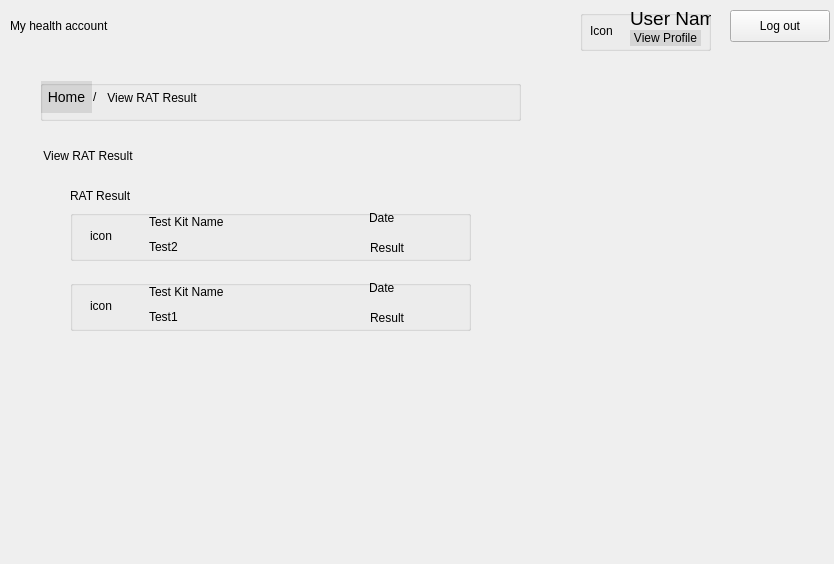
<?xml version="1.0" encoding="UTF-8"?>
<ui version="4.0">
 <class>UserCovid19TestResult</class>
 <widget class="QDialog" name="UserCovid19TestResult">
  <property name="geometry">
   <rect>
    <x>0</x>
    <y>0</y>
    <width>834</width>
    <height>564</height>
   </rect>
  </property>
  <property name="windowTitle">
   <string>Dialog</string>
  </property>
  <widget class="QLabel" name="label_7">
   <property name="geometry">
    <rect>
     <x>40</x>
     <y>140</y>
     <width>201</width>
     <height>31</height>
    </rect>
   </property>
   <property name="styleSheet">
    <string notr="true">font: 18pt &quot;.AppleSystemUIFont&quot;;</string>
   </property>
   <property name="text">
    <string> View RAT Result</string>
   </property>
  </widget>
  <widget class="QGroupBox" name="groupBox">
   <property name="geometry">
    <rect>
     <x>70</x>
     <y>210</y>
     <width>401</width>
     <height>51</height>
    </rect>
   </property>
   <property name="title">
    <string/>
   </property>
   <widget class="QLabel" name="labelRatKitImage1">
    <property name="geometry">
     <rect>
      <x>20</x>
      <y>5</y>
      <width>41</width>
      <height>41</height>
     </rect>
    </property>
    <property name="text">
     <string>icon</string>
    </property>
   </widget>
   <widget class="QLabel" name="labelTestKitName2">
    <property name="geometry">
     <rect>
      <x>79</x>
      <y>2</y>
      <width>97</width>
      <height>19</height>
     </rect>
    </property>
    <property name="styleSheet">
     <string notr="true">font: 16pt &quot;.AppleSystemUIFont&quot;;</string>
    </property>
    <property name="text">
     <string>Test Kit Name</string>
    </property>
   </widget>
   <widget class="QLabel" name="label_3">
    <property name="geometry">
     <rect>
      <x>79</x>
      <y>29</y>
      <width>33</width>
      <height>16</height>
     </rect>
    </property>
    <property name="text">
     <string>Test2</string>
    </property>
   </widget>
   <widget class="QLabel" name="labelRAT2Date">
    <property name="geometry">
     <rect>
      <x>299</x>
      <y>0</y>
      <width>91</width>
      <height>16</height>
     </rect>
    </property>
    <property name="text">
     <string>Date</string>
    </property>
   </widget>
   <widget class="QLabel" name="labelRAT2Result">
    <property name="geometry">
     <rect>
      <x>300</x>
      <y>30</y>
      <width>101</width>
      <height>16</height>
     </rect>
    </property>
    <property name="text">
     <string>Result</string>
    </property>
   </widget>
  </widget>
  <widget class="QLabel" name="label_11">
   <property name="geometry">
    <rect>
     <x>70</x>
     <y>180</y>
     <width>201</width>
     <height>31</height>
    </rect>
   </property>
   <property name="styleSheet">
    <string notr="true">font: 16pt &quot;.AppleSystemUIFont&quot;;</string>
   </property>
   <property name="text">
    <string>RAT Result</string>
   </property>
  </widget>
  <widget class="QGroupBox" name="groupBox_3">
   <property name="geometry">
    <rect>
     <x>70</x>
     <y>280</y>
     <width>401</width>
     <height>51</height>
    </rect>
   </property>
   <property name="title">
    <string/>
   </property>
   <widget class="QLabel" name="labelRatKitImage2">
    <property name="geometry">
     <rect>
      <x>20</x>
      <y>5</y>
      <width>41</width>
      <height>41</height>
     </rect>
    </property>
    <property name="text">
     <string>icon</string>
    </property>
   </widget>
   <widget class="QLabel" name="labelTestKitName1">
    <property name="geometry">
     <rect>
      <x>79</x>
      <y>2</y>
      <width>97</width>
      <height>19</height>
     </rect>
    </property>
    <property name="styleSheet">
     <string notr="true">font: 16pt &quot;.AppleSystemUIFont&quot;;</string>
    </property>
    <property name="text">
     <string>Test Kit Name</string>
    </property>
   </widget>
   <widget class="QLabel" name="label_14">
    <property name="geometry">
     <rect>
      <x>79</x>
      <y>29</y>
      <width>33</width>
      <height>16</height>
     </rect>
    </property>
    <property name="text">
     <string>Test1</string>
    </property>
   </widget>
   <widget class="QLabel" name="labelRAT1Date">
    <property name="geometry">
     <rect>
      <x>299</x>
      <y>0</y>
      <width>91</width>
      <height>16</height>
     </rect>
    </property>
    <property name="text">
     <string>Date</string>
    </property>
   </widget>
   <widget class="QLabel" name="labelRAT1Result">
    <property name="geometry">
     <rect>
      <x>300</x>
      <y>30</y>
      <width>101</width>
      <height>16</height>
     </rect>
    </property>
    <property name="text">
     <string>Result</string>
    </property>
   </widget>
  </widget>
  <widget class="QGroupBox" name="groupBox_2">
   <property name="geometry">
    <rect>
     <x>40</x>
     <y>80</y>
     <width>481</width>
     <height>41</height>
    </rect>
   </property>
   <property name="title">
    <string/>
   </property>
   <widget class="QLabel" name="label_9">
    <property name="geometry">
     <rect>
      <x>53</x>
      <y>9</y>
      <width>16</width>
      <height>16</height>
     </rect>
    </property>
    <property name="text">
     <string>/</string>
    </property>
   </widget>
   <widget class="QLabel" name="label_10">
    <property name="geometry">
     <rect>
      <x>64</x>
      <y>10</y>
      <width>241</width>
      <height>16</height>
     </rect>
    </property>
    <property name="text">
     <string> View RAT Result</string>
    </property>
   </widget>
   <widget class="QPushButton" name="pushButtonHome">
    <property name="geometry">
     <rect>
      <x>1</x>
      <y>1</y>
      <width>51</width>
      <height>32</height>
     </rect>
    </property>
    <property name="styleSheet">
     <string notr="true">QPushButton {
	background-color: rgb(0, 0, 0,0.1); 
	border: none; 
	color: rgb(0, 0, 0); 
	font: 14px;
} 

QPushButton:hover { 
	background-color: rgb(0, 0, 0, 0.1); 
	border: none; 
	color: rgb(0, 43, 255); 
}</string>
    </property>
    <property name="text">
     <string>Home</string>
    </property>
   </widget>
  </widget>
  <widget class="QPushButton" name="pushButtonLogout">
   <property name="geometry">
    <rect>
     <x>730</x>
     <y>10</y>
     <width>100</width>
     <height>32</height>
    </rect>
   </property>
   <property name="text">
    <string>Log out</string>
   </property>
  </widget>
  <widget class="QLabel" name="label_6">
   <property name="geometry">
    <rect>
     <x>10</x>
     <y>10</y>
     <width>201</width>
     <height>31</height>
    </rect>
   </property>
   <property name="styleSheet">
    <string notr="true">font: 24pt &quot;.AppleSystemUIFont&quot;;</string>
   </property>
   <property name="text">
    <string>My health account </string>
   </property>
  </widget>
  <widget class="QGroupBox" name="groupBox_6">
   <property name="geometry">
    <rect>
     <x>580</x>
     <y>10</y>
     <width>131</width>
     <height>41</height>
    </rect>
   </property>
   <property name="title">
    <string/>
   </property>
   <widget class="QLabel" name="labelUserName">
    <property name="geometry">
     <rect>
      <x>50</x>
      <y>0</y>
      <width>91</width>
      <height>16</height>
     </rect>
    </property>
    <property name="font">
     <font>
      <family>.AppleSystemUIFont</family>
      <pointsize>14</pointsize>
      <italic>false</italic>
      <bold>false</bold>
     </font>
    </property>
    <property name="styleSheet">
     <string notr="true">font: 14pt &quot;.AppleSystemUIFont&quot;;</string>
    </property>
    <property name="text">
     <string>User Name</string>
    </property>
   </widget>
   <widget class="QLabel" name="labelIconUser">
    <property name="geometry">
     <rect>
      <x>10</x>
      <y>0</y>
      <width>41</width>
      <height>41</height>
     </rect>
    </property>
    <property name="text">
     <string>Icon</string>
    </property>
   </widget>
   <widget class="QPushButton" name="pushButtonViewProfile">
    <property name="geometry">
     <rect>
      <x>50</x>
      <y>20</y>
      <width>71</width>
      <height>16</height>
     </rect>
    </property>
    <property name="styleSheet">
     <string notr="true">QPushButton {
	background-color: rgb(0, 0, 0,0.1); 
	border: none; 
	color: rgb(0, 0, 0); 
	font: 12px;
} 

QPushButton:hover { 
	background-color: rgb(0, 0, 0, 0.1); 
	border: none; 
	color: rgb(0, 43, 255); 
}</string>
    </property>
    <property name="text">
     <string>View Profile</string>
    </property>
   </widget>
  </widget>
 </widget>
 <resources/>
 <connections/>
</ui>
